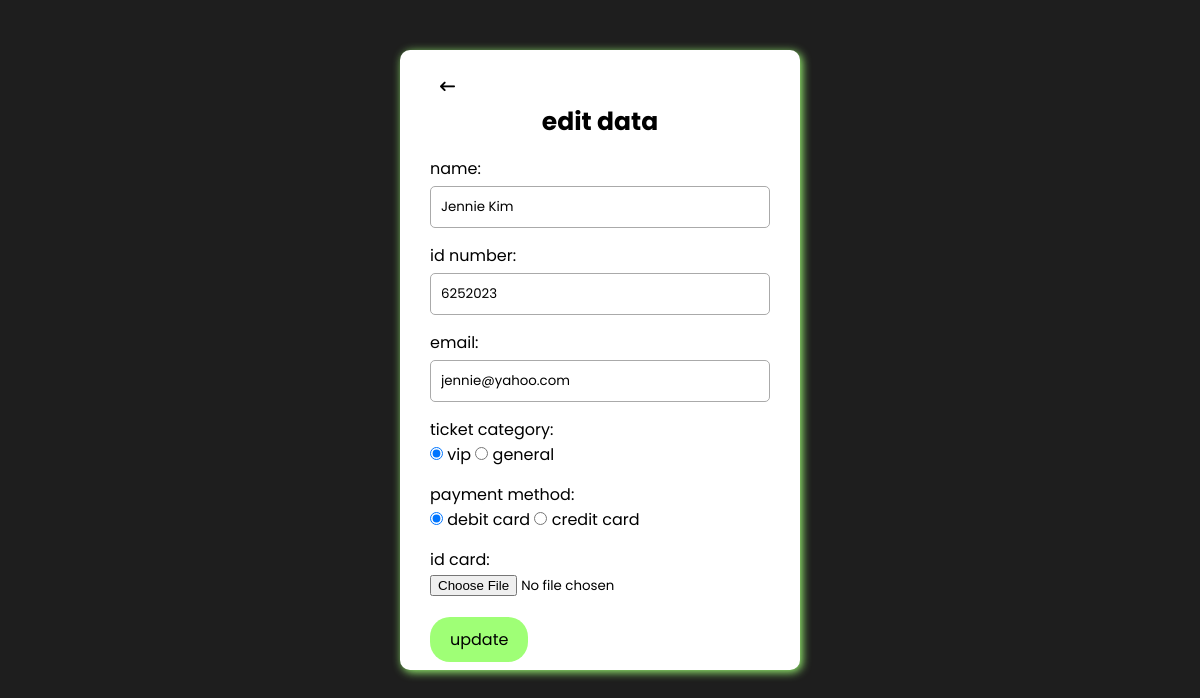
The page /admin-dashboard/update.php?id=6252023 (signed in) on the database its author committed.
### tables this page shows
CREATE TABLE `customer` (
  `id` varchar(255) NOT NULL,
  `name` varchar(255) NOT NULL,
  `email` varchar(255) NOT NULL,
  `category` varchar(20) NOT NULL,
  `payment` varchar(20) NOT NULL,
  `image` varchar(255) NOT NULL
);

### admin-dashboard/update.php (the view, shortened to what this page needs)
<?php
require 'functions.php';
$id = $_GET['id'];
$customer = mysqli_query($conn, "SELECT * FROM `customer` WHERE id = '$id'");
$row = mysqli_fetch_assoc($customer);
?>
<!DOCTYPE html>
<html lang="en">
<head>
    <link rel="stylesheet" href="../assets/style/crud.css">
    <link rel="stylesheet" href="https://cdnjs.cloudflare.com/ajax/libs/font-awesome/6.1.0/css/all.min.css">
</head>
<body>
    <div class="form-container">
        <form action="" method="POST" enctype="multipart/form-data">
            <a href="read.php"><button type="button" class="bttn"><i class="fa-solid fa-arrow-left-long"></i></button></a>
            <h2>edit data</h2>
            <div class="form-element">
                name:
                <input type="text" id="name" name="name" placeholder="enter your name" value="<?= $row['name']; ?>" required>
            </div>
            <div class="form-element">
                id number:
                <input type="text" id="id" name="id" placeholder="enter your id" value="<?= $row['id']; ?>" required>
            </div>
            <div class="form-element">
                email:
                <input type="email" id="email" name="email" placeholder="enter your email" value="<?= $row['email']; ?>" required>
            </div>
            <div class="form-element">
                ticket category: <br>
                <input type="radio" id="vip" name="category" value="vip" <?php if ($row['category'] == 'vip') echo 'checked'; ?>> vip
                <input type="radio" id="general" name="category" value="general" <?php if ($row['category'] == 'general') echo 'checked'; ?>> general
            </div>
            <div class="form-element">
                payment method: <br>
                <input type="radio" id="debit" name="payment" value="debit" <?php if ($row['payment'] == 'debit') echo 'checked'; ?>> debit card
                <input type="radio" id="credit" name="payment" value="credit" <?php if ($row['payment'] == 'credit') echo 'checked'; ?>> credit card
            </div>
            <div class="form-element">
                id card: <br>
                <input type="file" id="image" name="image" required>
            </div>
            <button type="submit" class="btn" name="update" value="update">update</button>
        </form>
    </div>
</body>
</html>

### assets/style/crud.css (style rules this page uses)
* { margin: 0; padding: 0; box-sizing: border-box; font-family: 'Poppins', sans-serif; }
body { min-height: 100vh; background-color: #1e1e1e; }
.btn { border: none; padding: 10px 20px; text-align: center; text-decoration: none; display: inline-block; font-size: 16px; border-radius: 20px; transition: background-color 0.3s ease; margin-top: 5px; }
.form-container { position: relative; width: 400px; height: 620px; padding: 20px 30px; background: white; box-shadow: 2px 2px 10px #9fff76; border-radius: 10px; margin: 50px auto; }
.form-container h2 { text-align: center; font-size: 25px; }
.form-container .form-element { margin: 15px 0; }
input[type="text"], input[type="email"] { margin-top: 5px; display: block; width: 100%; padding: 10px; outline: none; border: 1px solid #aaa; border-radius: 5px; }
.form-container .btn { background-color: #9fff76; color: black; }
.bttn { border: none; color: black; background-color: white; padding: 5px 10px; text-align: center; text-decoration: none; display: inline-block; font-size: 15px; border-radius: 20px; transition: background-color 0.3s ease; }

### rows shown on the page
customer: name "Jennie Kim", id "6252023", email "jennie@yahoo.com", category "☑", payment "☑"
